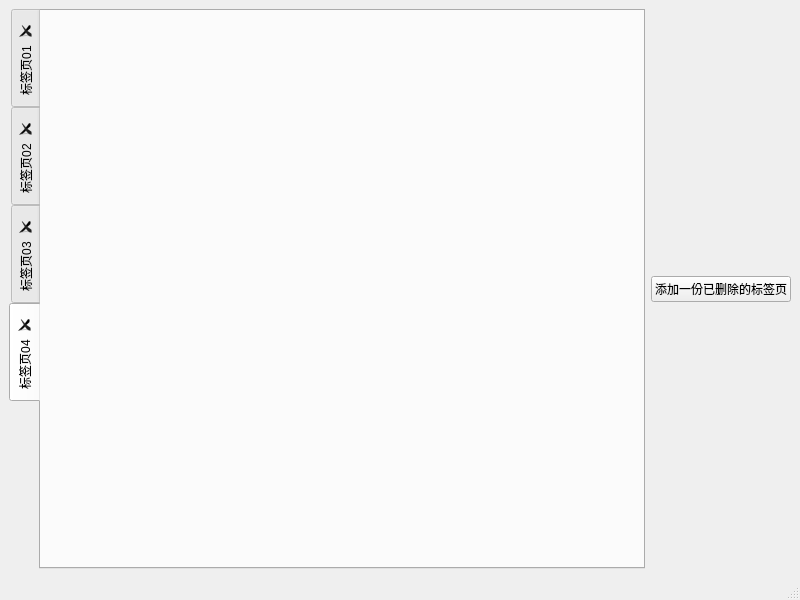
<?xml version="1.0" encoding="UTF-8"?>
<ui version="4.0">
 <class>MainWindow</class>
 <widget class="QMainWindow" name="MainWindow">
  <property name="geometry">
   <rect>
    <x>0</x>
    <y>0</y>
    <width>800</width>
    <height>600</height>
   </rect>
  </property>
  <property name="windowTitle">
   <string>MainWindow</string>
  </property>
  <widget class="QWidget" name="centralwidget">
   <layout class="QHBoxLayout" name="horizontalLayout">
    <item>
     <widget class="QTabWidget" name="tabWidget">
      <property name="tabPosition">
       <enum>QTabWidget::West</enum>
      </property>
      <property name="currentIndex">
       <number>3</number>
      </property>
      <property name="tabsClosable">
       <bool>true</bool>
      </property>
      <property name="movable">
       <bool>true</bool>
      </property>
      <property name="tabBarAutoHide">
       <bool>true</bool>
      </property>
      <widget class="QWidget" name="tab_01">
       <attribute name="title">
        <string>标签页01</string>
       </attribute>
      </widget>
      <widget class="QWidget" name="tab_02">
       <attribute name="title">
        <string>标签页02</string>
       </attribute>
      </widget>
      <widget class="QWidget" name="tab_03">
       <attribute name="title">
        <string>标签页03</string>
       </attribute>
      </widget>
      <widget class="QWidget" name="tab_04">
       <attribute name="title">
        <string>标签页04</string>
       </attribute>
      </widget>
     </widget>
    </item>
    <item>
     <widget class="QPushButton" name="addBtn">
      <property name="text">
       <string>添加一份已删除的标签页</string>
      </property>
     </widget>
    </item>
   </layout>
  </widget>
  <widget class="QMenuBar" name="menubar">
   <property name="geometry">
    <rect>
     <x>0</x>
     <y>0</y>
     <width>800</width>
     <height>21</height>
    </rect>
   </property>
  </widget>
  <widget class="QStatusBar" name="statusbar"/>
 </widget>
 <resources/>
 <connections/>
</ui>
